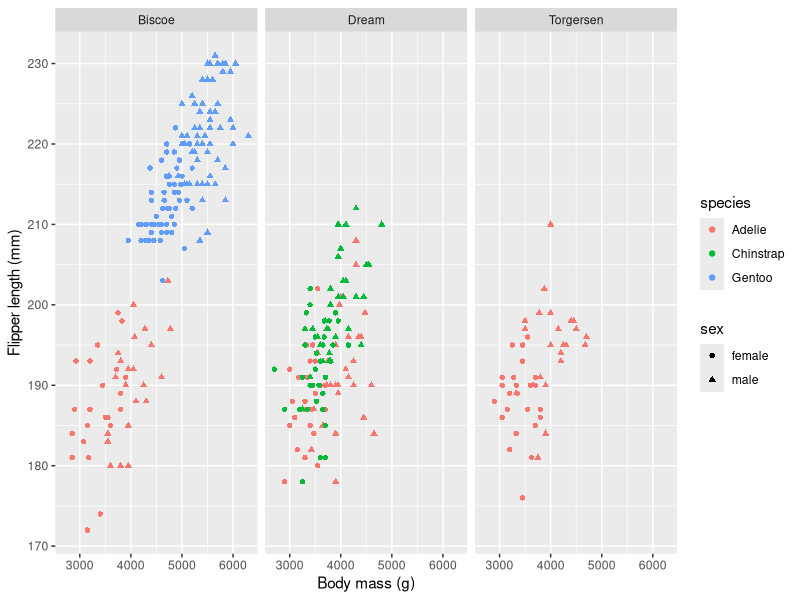
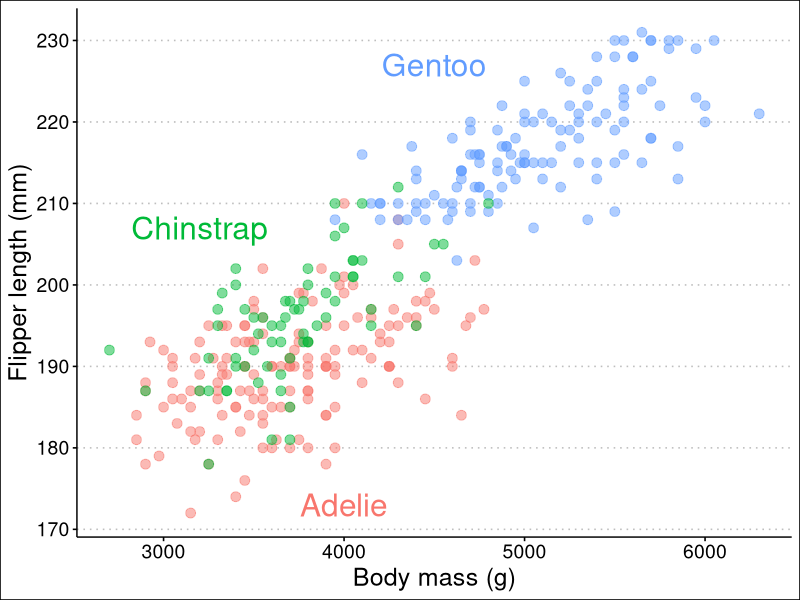
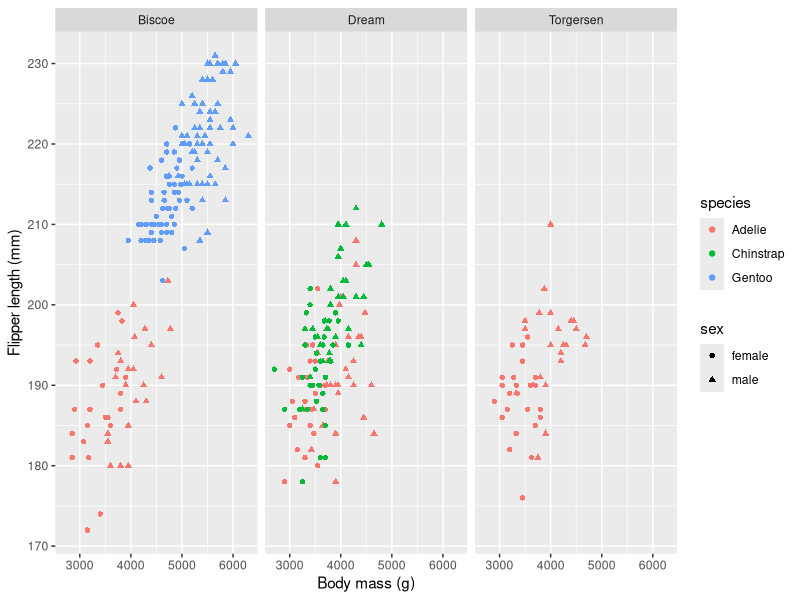
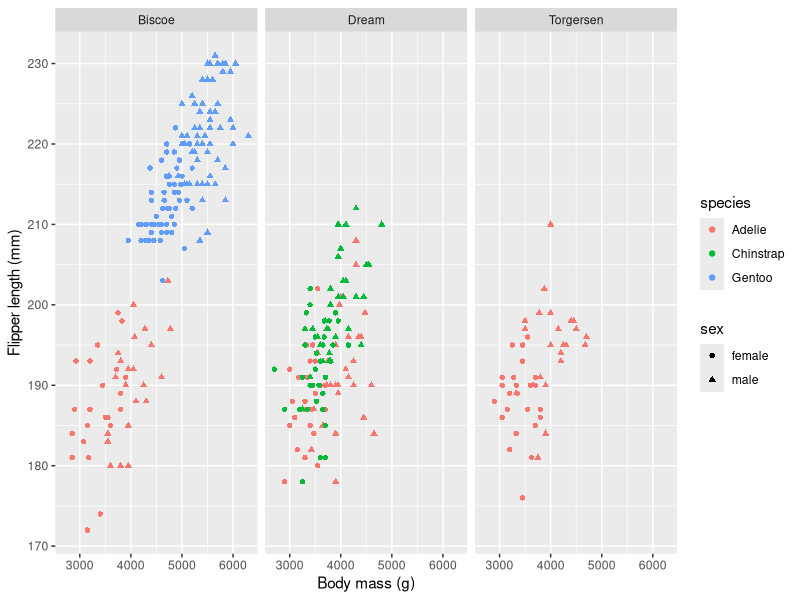
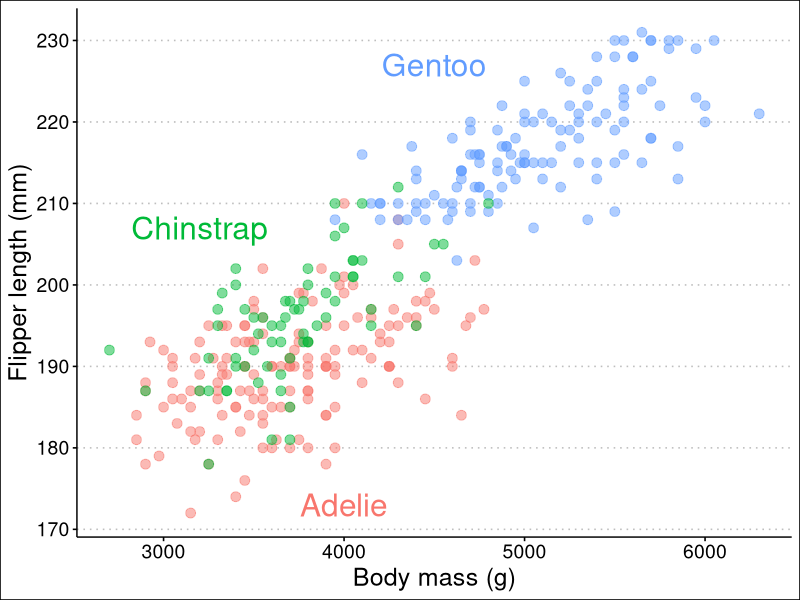
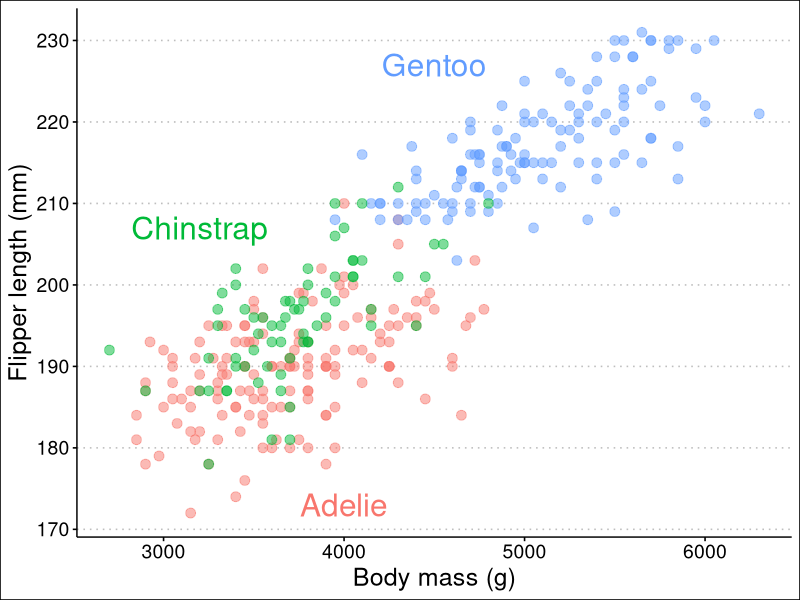
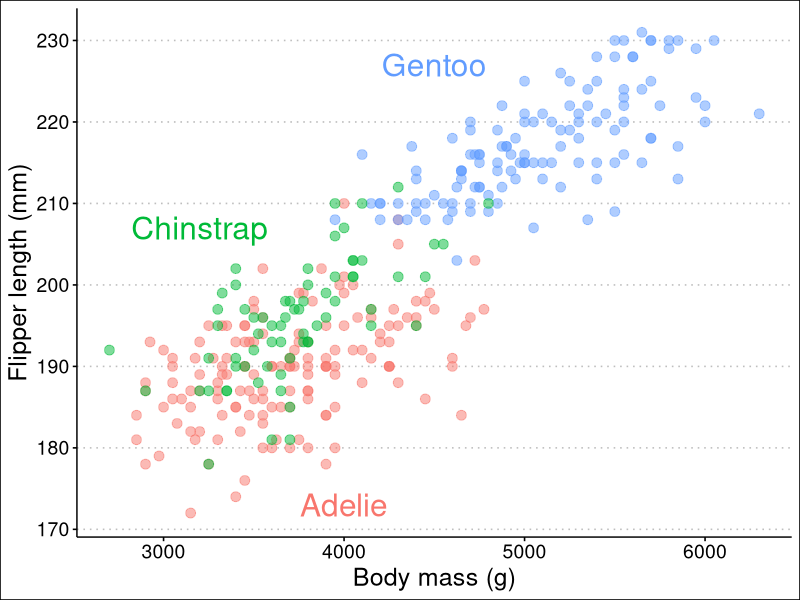
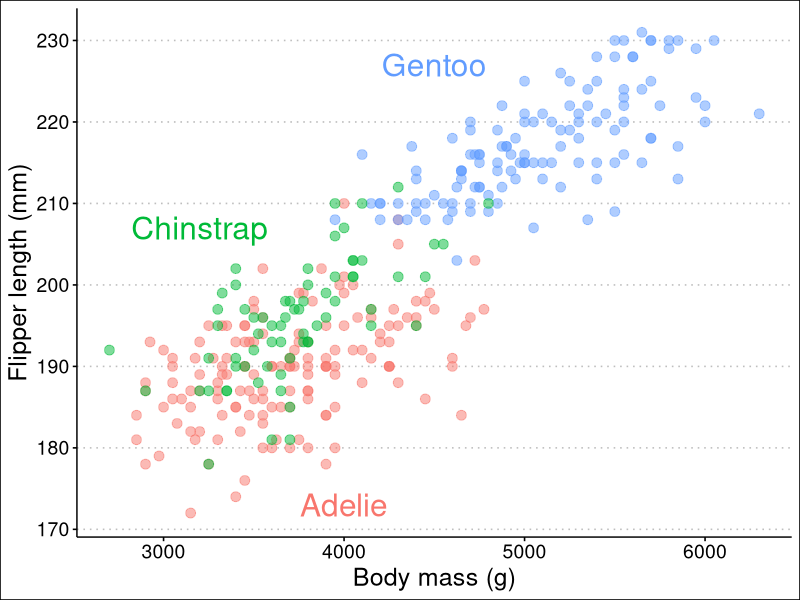

The R script that drew these images, in order: (Note: this script raises an error after producing the figures.)
## ---- chunk 1
library(tidyverse)
library(ggthemes)
library(palmerpenguins)
library(svglite)
library(ragg) # May require github version: devtools::install_github('r-lib/ragg')
## ---- chunk 2
p1 <- penguins %>% ggplot(aes(body_mass_g, flipper_length_mm, 
                        color = species, shape = sex)) + 
        facet_wrap( ~ island) + 
        geom_point() +
        scale_shape(na.translate = FALSE) +
        labs(x = "Body mass (g)", y = "Flipper length (mm)")
p1
## ---- chunk 3
p2 <- penguins %>% ggplot(aes(body_mass_g, flipper_length_mm, 
                        color = species)) + 
        geom_point(size = 3, alpha = 0.5) + 
        theme_clean() + 
        theme(axis.title = element_text(size = 18),
              axis.text = element_text(size = 14),
              legend.position = "none") +
        geom_text(aes(label = species),
                  size = 8,
               data = tibble(species = c("Adelie", "Chinstrap", "Gentoo"),
                             body_mass_g = c(4000, 3200, 4500),
                             flipper_length_mm = c(173, 207, 227))) +
        labs(x = "Body mass (g)", y = "Flipper length (mm)")
p2
## ---- chunk 4
ggsave("static/penguin-plot.pdf", p2, width = 15, height = 10 , units = "cm")
ggsave("static/penguin-plot.svg", p2, width = 15, height = 10 , units = "cm")
## ---- chunk 5
ggsave("static/penguin-plot.png", p2, width = 15, height = 10, units = "cm", dpi = 300)
ggsave("static/penguin-plot.jpeg", p2, width = 15, height = 10, units = "cm", dpi = 144)
## ---- chunk 6
p1
## ---- chunk 7
p1
## ---- chunk 8
knitr::opts_chunk$set(
  fig.width = 6, fig.asp = 0.65, fig.align="center", out.width = '70%'
)
## ---- chunk 9
pngfile <- fs::path(knitr::fig_path(),  "penguins-ragg.png")
ggsave(pngfile, p2, device = agg_png, 
        width = 45, height = 30, units = "cm", res = 300, scaling = 3)
knitr::include_graphics(pngfile)
# agg_png("static/penguins-ragg.png", width = 45, height = 30, units = "cm", res = 300, scaling = 3)
# p2
# invisble(dev.off())
